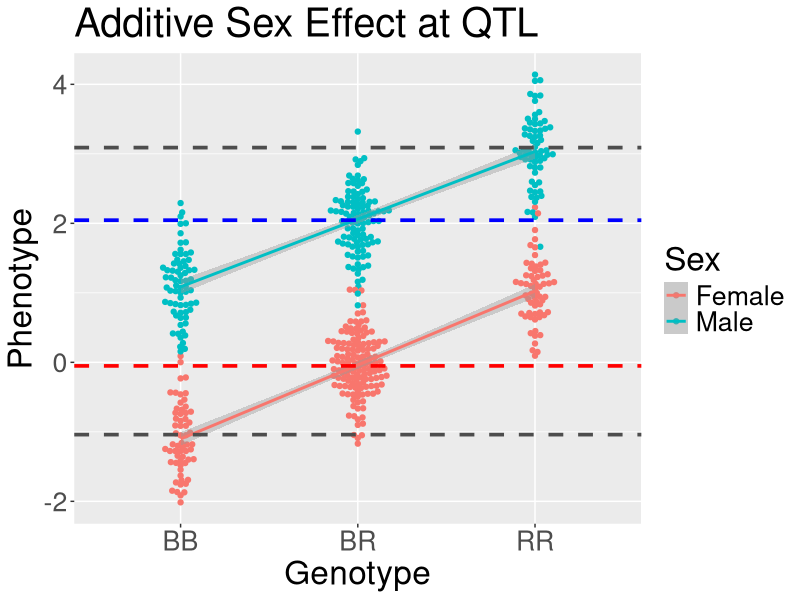
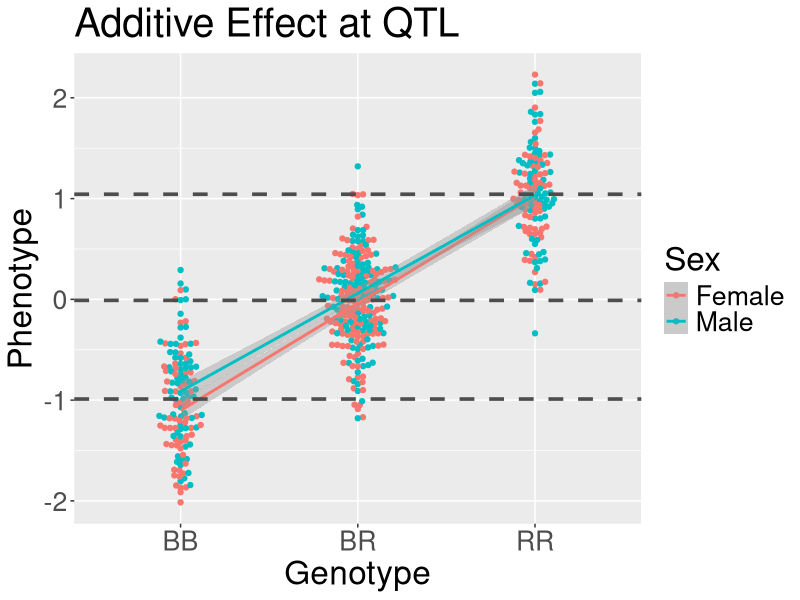
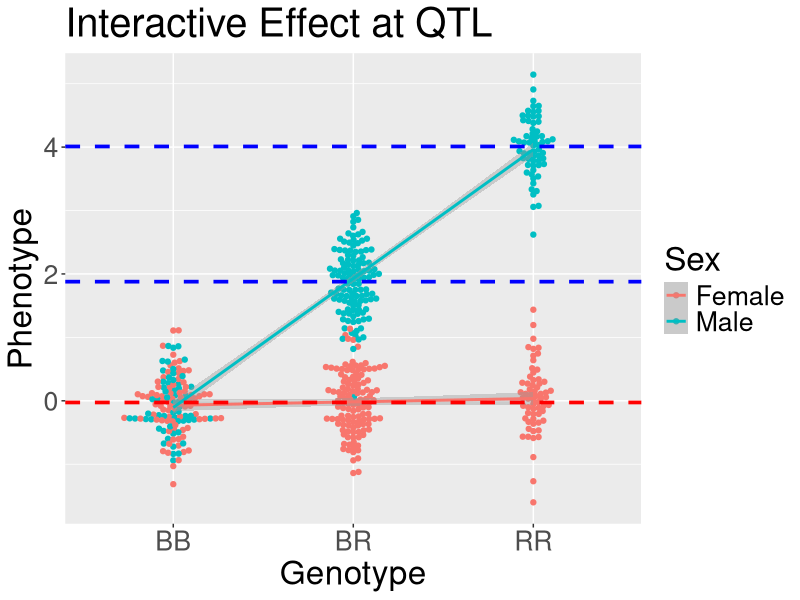

Reproduce these figures in R, in order.
# Make a sample plot of an additive and interactive QTL effect.
# We may have to edit this in Inkscape to get it right.
# Daniel Gatti

library(tidyverse)
library(ggbeeswarm)

base_dir = 'C:/Users/c-dgatti/Documents/classes/JAX/qtl-mapping/episodes'

# Possible genotypes.
gt = c('BB', 'BR', 'RR')

# Create a data frame with genotypes and Gaussian noise.
n = 500
data = data.frame(id    = paste0('M', 1:n),
                  sex   = sample(c('Female', 'Male'), size = n, 
                                 replace = TRUE),
                  geno  = sample(gt, size = n, replace = TRUE, 
                                 prob = c(0.25, 0.5, 0.25)),
                  pheno = rnorm(n, mean = 0, sd = 0.5))

# Add a sex effect.
sex_eff_size = 2
sex_eff      = as.numeric(factor(data$sex)) - 1
sex_eff      = sex_eff * sex_eff_size
data$pheno   = data$pheno + sex_eff

# Add an allele effect.
add_eff_size = 1
add_eff      = as.numeric(factor(data$geno)) - 2
add_eff      = add_eff * add_eff_size
data$pheno   = data$pheno + add_eff

# Get group means.
mod  = lm(pheno ~ sex + geno, data = data)
pred = unique(cbind(data$sex, data$geno, predict(mod)))
pred = data.frame(pred)
colnames(pred) = c('sex', 'geno', 'mean')
pred$mean = as.numeric(pred$mean)

# Make a plot.
p = data |>
  ggplot(aes(x = geno, y = pheno, color = sex)) +
    geom_beeswarm() +
    geom_smooth(aes(group = sex), method = 'lm') +
    geom_hline(aes(yintercept = mean), 
               filter(pred, sex == 'Female' & geno == 'BR'),
               color = 'red', linetype = 'dashed', linewidth = 1.25) +
    geom_hline(aes(yintercept = mean), 
               filter(pred, sex == 'Male' & geno == 'BR'),
               color = 'blue', linetype = 'dashed', linewidth = 1.25) +
    geom_hline(aes(yintercept = mean), 
               filter(pred, sex == 'Female' & geno == 'BB'),
               color = 'gray30', linetype = 'dashed', linewidth = 1.25) +
    geom_hline(aes(yintercept = mean), 
               filter(pred, sex == 'Male' & geno == 'RR'),
               color = 'gray30', linetype = 'dashed', linewidth = 1.25) +
    labs(title = 'Additive Sex Effect at QTL',
         x     = 'Genotype',
         y     = 'Phenotype',
         color = 'Sex') +
    theme(text = element_text(size = 24))

svg(file = file.path(base_dir, 'fig', 'additive_qtl_effect_w_sex.svg'),
    width = 9, height = 7)
print(p)
dev.off()

# Now remove the sex effect and plot again.
data2       = data
data2$pheno = data2$pheno - sex_eff

# Get group means.
mod2  = lm(pheno ~ geno, data = data2)
pred2 = unique(cbind(data2$geno, predict(mod2)))
pred2 = data.frame(pred2)
colnames(pred2) = c('geno', 'mean')
pred2$mean = as.numeric(pred2$mean)

p = data2 |>
  ggplot(aes(x = geno, y = pheno, color = sex)) +
    geom_beeswarm() +
    geom_smooth(aes(group = sex), method = 'lm') +
    geom_hline(aes(yintercept = mean), 
               filter(pred2, geno == 'BB'),
               color = 'gray30', linetype = 'dashed', linewidth = 1.25) +
    geom_hline(aes(yintercept = mean), 
               filter(pred2, geno == 'BR'),
               color = 'gray30', linetype = 'dashed', linewidth = 1.25) +
    geom_hline(aes(yintercept = mean), 
               filter(pred2, geno == 'RR'),
               color = 'gray30', linetype = 'dashed', linewidth = 1.25) +
    labs(title = 'Additive Effect at QTL',
         x     = 'Genotype',
         y     = 'Phenotype',
         color = 'Sex') +
    theme(text = element_text(size = 24))

svg(file = file.path(base_dir, 'fig', 'additive_qtl_effect_wo_sex.svg'),
    width = 9, height = 7)
print(p)
dev.off()

#############################################################################
# Interactive QTL

# Create a data frame with genotypes and Gaussian noise.
n = 500
data = data.frame(id    = paste0('M', 1:n),
                  sex   = sample(c('Female', 'Male'), size = n, 
                                 replace = TRUE),
                  geno  = sample(gt, size = n, replace = TRUE, 
                                 prob = c(0.25, 0.5, 0.25)),
                  pheno = rnorm(n, mean = 0, sd = 0.5))

# Create an allele effect.
add_eff_size = 1
add_eff      = as.numeric(factor(data$geno)) - 1
add_eff      = add_eff * add_eff_size

# Create a sex effect.
sex_eff_size = 2
sex_eff      = as.numeric(factor(data$sex)) - 1
sex_eff      = sex_eff * sex_eff_size

# Add a sex by allele effect.
data$pheno   = data$pheno + (sex_eff * add_eff)

# Get group means.
mod  = lm(pheno ~ sex + geno + sex:geno, data = data)
pred = unique(cbind(data$sex, data$geno, predict(mod)))
pred = data.frame(pred)
colnames(pred) = c('sex', 'geno', 'mean')
pred$mean = as.numeric(pred$mean)

p = data |>
  ggplot(aes(x = geno, y = pheno, color = sex)) +
    geom_beeswarm() +
    geom_smooth(aes(group = sex), method = 'lm') +
    geom_hline(aes(yintercept = mean), 
               filter(pred, sex == 'Male' & geno == 'BR'),
               color = 'blue', linetype = 'dashed', linewidth = 1.25) +
    geom_hline(aes(yintercept = mean), 
               filter(pred, sex == 'Male' & geno == 'RR'),
               color = 'blue', linetype = 'dashed', linewidth = 1.25) +
    geom_hline(aes(yintercept = mean), 
               filter(pred, sex == 'Female' & geno == 'BR'),
               color = 'red', linetype = 'dashed', linewidth = 1.25) +
    labs(title = 'Interactive Effect at QTL',
         x     = 'Genotype',
         y     = 'Phenotype',
         color = 'Sex') +
    theme(text = element_text(size = 24))

svg(file = file.path(base_dir, 'fig', 'interactive_qtl_effect_w_sex.svg'),
    width = 9, height = 7)
print(p)
dev.off()



